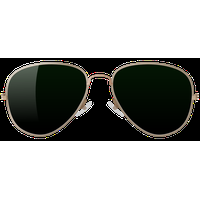
//> input picture week1/images/sunglasses.png, 200 x 200 px
$ ./sunglasses   (built with g++ and OpenCV 4)
//> lines starting //> are read from the running program, lines starting //| are printed output that depends on the picture
#include <iostream>
#include <opencv2/core.hpp>
#include <opencv2/core/types.hpp>
#include <opencv2/imgproc.hpp>
#include <opencv2/highgui.hpp>
#include <opencv2/opencv.hpp>

int main(){
    //set path's
    const char * sunglassPath = "../images/sunglasses.png";
    const char * billiePath = "../images/billie.jpg";
    //open image files
    cv::Mat sunglasses = cv::imread(sunglassPath, cv::IMREAD_UNCHANGED);
//> sunglasses is the input picture: 200 rows x 200 cols, CV_8UC4; mean B, G, R, A 158.7, 161.5, 160.4, 62.6
    cv::Mat billie = cv::imread(billiePath);
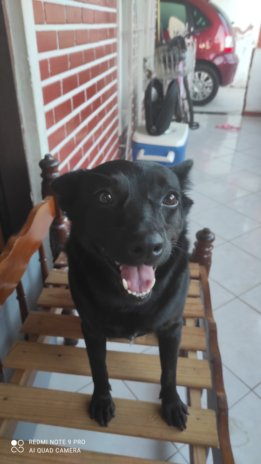
//> input picture week1/images/billie.jpg, 261 x 464 px
//> billie is the input picture: 464 rows x 261 cols, CV_8UC3; mean B, G, R 116.3, 117.7, 123.1

    std::cout << "size of sunglasses: " << sunglasses.size() << '\n';
//| size of sunglasses: [200 x 200]
    std::cout << "size of billie: " << billie.size() << '\n';
//| size of billie: [261 x 464]
    std::cout << "channels of sunglasses: " << sunglasses.channels() << '\n';
//| channels of sunglasses: 4
    std::cout << "channels of billie: " << billie.channels() << '\n';
//| channels of billie: 3

    //resize sunglasses to fit in images
    cv::resize(sunglasses, sunglasses, cv::Size(100,80));
//> sunglasses: 80 rows x 100 cols, CV_8UC4
    int glassHeight = sunglasses.size().height;
//> glassHeight = 80
    int glassWidth = sunglasses.size().width;
//> glassWidth = 100

    cv::Mat billieWithGlassBitwise = billie.clone();

    cv::Mat glassRgbaChannels[4];
    cv::Mat glassRgbChannels[3];

    cv::split(sunglasses, glassRgbaChannels);
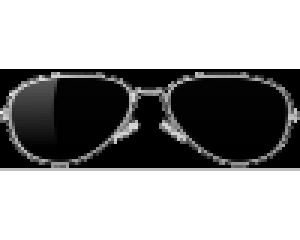
//> glassRgbaChannels[2]: 80 rows x 100 cols, CV_8UC1 (shown 3 times larger); min 0, max 255, mean 160.4
    for(int i = 0; i <3; i++){
        glassRgbChannels[i] = glassRgbaChannels[i];
    }
    cv::Mat glassBgr, glassMask1;
    cv::merge(glassRgbChannels,3,glassBgr);
    glassMask1 = glassRgbaChannels[3];

    int startEyeR = 160;
    int startEyeC = 85;
    cv::Mat eyeRoi = billieWithGlassBitwise(cv::Range(startEyeR,startEyeR+glassHeight),
            cv::Range(startEyeC,startEyeC+glassWidth));
    cv::Mat glassMask;
    cv::Mat glassMaskChannels[]={glassMask1, glassMask1, glassMask1};
    cv::merge(glassMaskChannels,3,glassMask);
    cv::Mat glassMaskNot;
    cv::bitwise_not(glassMask1, glassMaskNot);
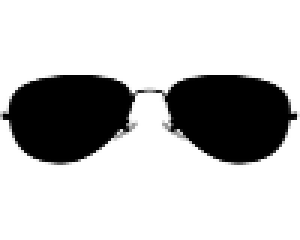
//> glassMaskNot: 80 rows x 100 cols, CV_8UC1 (shown 3 times larger); min 0, max 255, mean 192.4
    cv::Mat eye;
    cv::Mat eyeChannels[3];
    cv::Mat eyeRoiChannels[3];
    cv::Mat maskedGlass;
    cv::Mat eyeRoifinal;
    cv::split(eyeRoi, eyeRoiChannels);
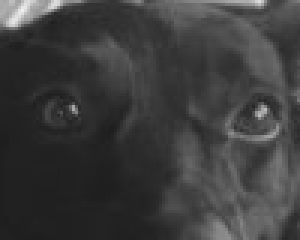
//> eyeRoiChannels[2]: 80 rows x 100 cols, CV_8UC1 (shown 3 times larger); min 30, max 240, mean 61.1
    for(int i=0; i<3; i++){
        cv::bitwise_and(eyeRoiChannels[i],glassMaskNot,eyeChannels[i]);
    }

    std::cout << "cheguei\n";
    cv::Mat glassMaskNotChannels[]={glassMaskNot, glassMaskNot, glassMaskNot};
    cv::Mat glassNotMerged;
    cv::merge(glassMaskNotChannels,3,glassNotMerged);

    cv::bitwise_and(eyeRoi, glassNotMerged, eye);

    cv::Mat sunglassRegion;
    cv::Mat sunglassRegionChannels[3];
    cv::Mat glassRegionBgrChannels[3];

    split(glassBgr, glassRegionBgrChannels);
    for(int i=0; i<3; i++){
        cv::bitwise_and(glassRegionBgrChannels[i], glassMask1, sunglassRegionChannels[i]);
    }

    cv::merge(sunglassRegionChannels,3,sunglassRegion);
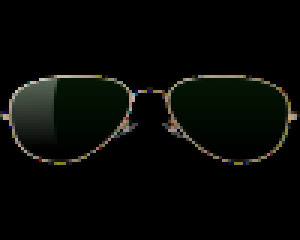
//> sunglassRegion: 80 rows x 100 cols, CV_8UC3 (shown 3 times larger); mean B, G, R 5.9, 8.6, 7.1

    cv::multiply(glassBgr, glassMask, maskedGlass);
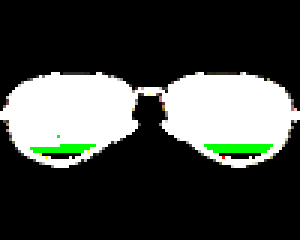
//> maskedGlass: 80 rows x 100 cols, CV_8UC3 (shown 3 times larger); mean B, G, R 64.9, 68.8, 65.4

    cv::bitwise_or(eye,sunglassRegion,eyeRoifinal);
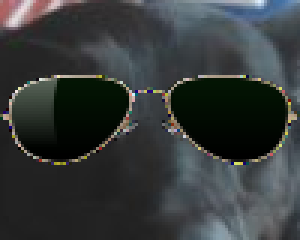
//> eyeRoifinal: 80 rows x 100 cols, CV_8UC3 (shown 3 times larger); mean B, G, R 58.4, 58.4, 54.3
    eyeRoifinal.copyTo(eyeRoi);

    cv::imshow("billie", billieWithGlassBitwise);

    cv::waitKey(0);
    return 0;
}
